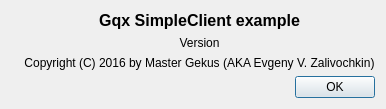
<?xml version="1.0" encoding="UTF-8"?>
<ui version="4.0">
 <class>AboutBox</class>
 <widget class="QDialog" name="AboutBox">
  <property name="windowModality">
   <enum>Qt::ApplicationModal</enum>
  </property>
  <property name="geometry">
   <rect>
    <x>0</x>
    <y>0</y>
    <width>447</width>
    <height>142</height>
   </rect>
  </property>
  <property name="windowTitle">
   <string>About SimpleClient</string>
  </property>
  <property name="modal">
   <bool>true</bool>
  </property>
  <layout class="QVBoxLayout" name="verticalLayout">
   <property name="sizeConstraint">
    <enum>QLayout::SetFixedSize</enum>
   </property>
   <item>
    <widget class="QFrame" name="frame">
     <layout class="QHBoxLayout" name="horizontalLayout" stretch="0,1">
      <property name="leftMargin">
       <number>0</number>
      </property>
      <property name="topMargin">
       <number>0</number>
      </property>
      <property name="rightMargin">
       <number>0</number>
      </property>
      <property name="bottomMargin">
       <number>0</number>
      </property>
      <item>
       <widget class="QLabel" name="label">
        <property name="text">
         <string/>
        </property>
        <property name="pixmap">
         <pixmap resource="resources.qrc">:/res/main_icon/64x64.png</pixmap>
        </property>
        <property name="alignment">
         <set>Qt::AlignLeading|Qt::AlignLeft|Qt::AlignTop</set>
        </property>
       </widget>
      </item>
      <item>
       <widget class="QFrame" name="frame_2">
        <layout class="QVBoxLayout" name="verticalLayout_2">
         <property name="leftMargin">
          <number>0</number>
         </property>
         <property name="topMargin">
          <number>0</number>
         </property>
         <property name="rightMargin">
          <number>0</number>
         </property>
         <property name="bottomMargin">
          <number>0</number>
         </property>
         <item>
          <widget class="QLabel" name="label_2">
           <property name="styleSheet">
            <string notr="true">font-weight: bold;
font-size: 12pt;</string>
           </property>
           <property name="text">
            <string>Gqx SimpleClient example</string>
           </property>
           <property name="alignment">
            <set>Qt::AlignCenter</set>
           </property>
          </widget>
         </item>
         <item>
          <widget class="QLabel" name="labelVersion">
           <property name="text">
            <string>Version</string>
           </property>
           <property name="alignment">
            <set>Qt::AlignCenter</set>
           </property>
          </widget>
         </item>
         <item>
          <widget class="QLabel" name="label_4">
           <property name="text">
            <string>Copyright (C) 2016 by Master Gekus (AKA Evgeny V. Zalivochkin)</string>
           </property>
           <property name="alignment">
            <set>Qt::AlignCenter</set>
           </property>
          </widget>
         </item>
        </layout>
       </widget>
      </item>
     </layout>
    </widget>
   </item>
   <item>
    <widget class="QDialogButtonBox" name="buttonBox">
     <property name="orientation">
      <enum>Qt::Horizontal</enum>
     </property>
     <property name="standardButtons">
      <set>QDialogButtonBox::Ok</set>
     </property>
    </widget>
   </item>
  </layout>
 </widget>
 <resources>
  <include location="resources.qrc"/>
 </resources>
 <connections>
  <connection>
   <sender>buttonBox</sender>
   <signal>accepted()</signal>
   <receiver>AboutBox</receiver>
   <slot>accept()</slot>
   <hints>
    <hint type="sourcelabel">
     <x>248</x>
     <y>254</y>
    </hint>
    <hint type="destinationlabel">
     <x>157</x>
     <y>274</y>
    </hint>
   </hints>
  </connection>
  <connection>
   <sender>buttonBox</sender>
   <signal>rejected()</signal>
   <receiver>AboutBox</receiver>
   <slot>reject()</slot>
   <hints>
    <hint type="sourcelabel">
     <x>316</x>
     <y>260</y>
    </hint>
    <hint type="destinationlabel">
     <x>286</x>
     <y>274</y>
    </hint>
   </hints>
  </connection>
 </connections>
</ui>
